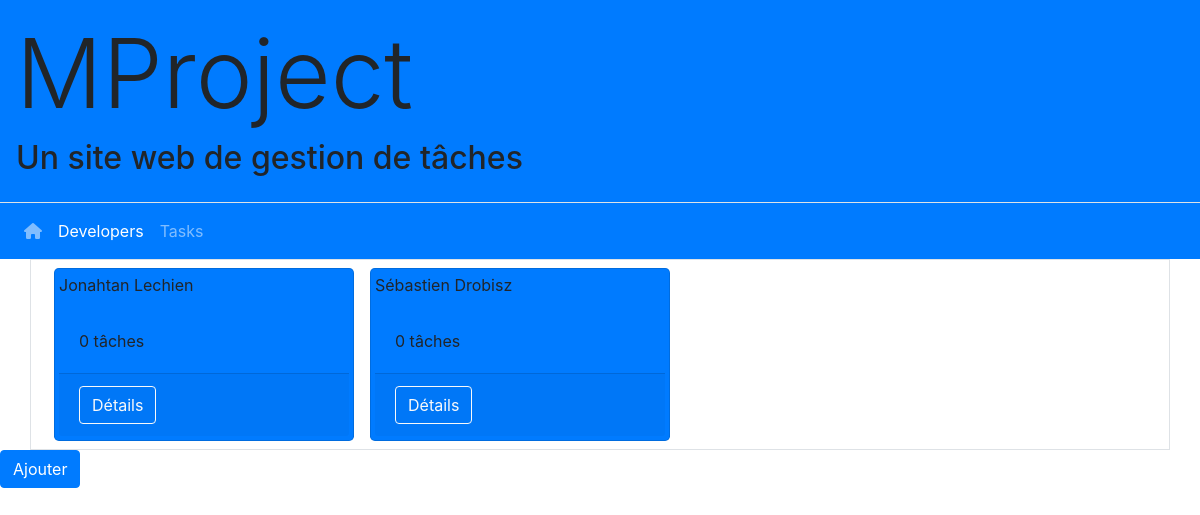
/developer/, run on an earlier commit of the app's database.
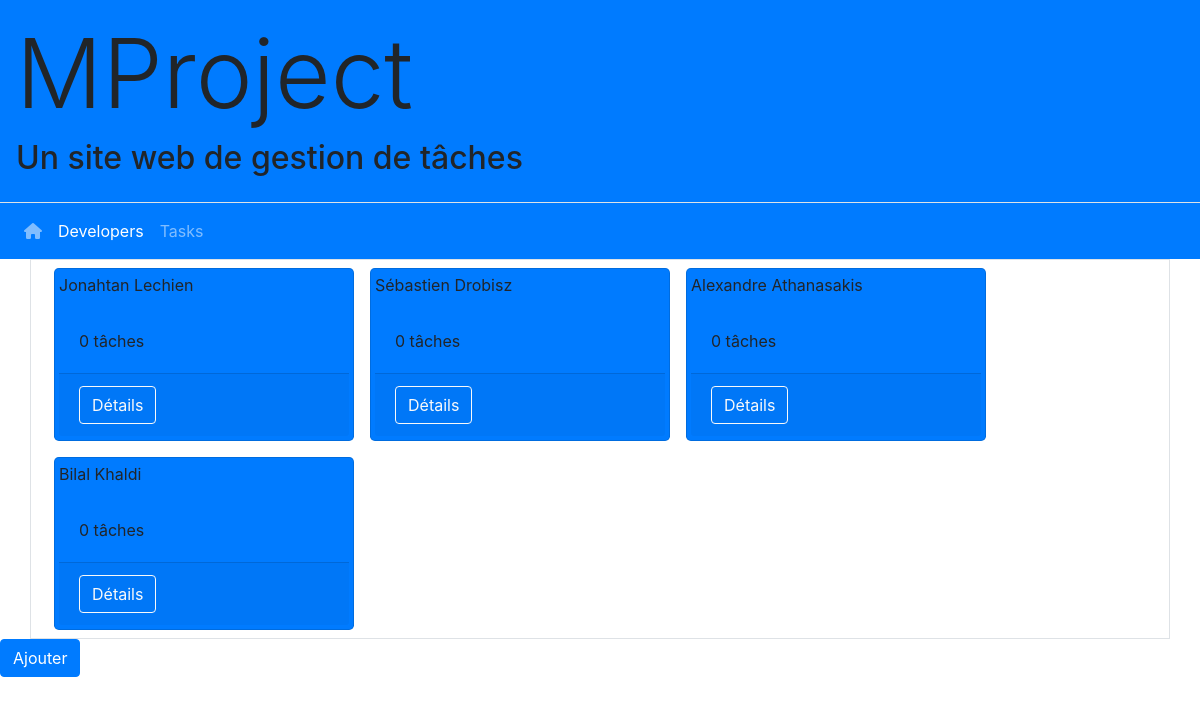
And on a later commit of the database.
### developer/models.py (models this page shows, shortened)
class Developer(models.Model):
    first_name = models.CharField("first name", max_length=200)
    last_name = models.CharField(max_length=200)
    user_name = models.CharField(max_length=50)

### developer/views.py (the view)
# urls.py: path('', IndexView.as_view(), name='index'),
class IndexView(ListView):
    model = Developer
    template_name = "developer/index.html"
    context_object_name = 'developers'
    def get_context_data(self, **kwargs):
        context = super(IndexView, self).get_context_data(**kwargs)
        context['form'] = DeveloperForm
        return context

### developer/templates/developer/index.html (shortened to what this page needs)
{% extends "_base.html" %}
{% block content %}
{% if developers %}
<div class="container-sm l-3 d-flex flex-wrap border">
    {% for dev in developers %}
    <div class="card bg-primary m-2 p-1 rounded-lg" style="width:300px">
        <div class="card-title">
            {{ dev.first_name }} {{ dev.last_name }}
        </div>
        <div class="card-body">
            {{ dev.tasks.all|length }}
            tâche{{developer.tasks.all|length|pluralize}}
        </div>
        <div class="card-footer">
            <a href="{% url 'developer:detail' dev.id %}" class="btn btn-outline-light">Détails</a>
        </div>
    </div>
    {% endfor %}
</div>
{% else %}
<div class="container m-4">
    <alert class="alert alert-warning">Il n'y a aucun dévelopeur enregistré</alert>
</div>
{% endif %}
{% include 'developer/_create_dev_modal.html' %}
{% endblock content %}

### developer/templates/_base.html (shortened to what this page needs)
<!DOCTYPE html>
<html lang="fr">
<head>
    <link rel="stylesheet" href="https://maxcdn.bootstrapcdn.com/bootstrap/4.5.2/css/bootstrap.min.css">
    <link rel="stylesheet" href="https://cdnjs.cloudflare.com/ajax/libs/fontawesome/4.7.0/css/font-awesome.min.css">
</head>
<body>
    <div class="p-3 bg-primary">
        <h1 class="display-1">MProject</h1>
        <h2>Un site web de gestion de tâches</h2>
    </div>
    <nav class="navbar navbar-expand-sm bg-primary navbar-dark border-top borderwhite">
        <ul class="navbar-nav">
            <li id="nav-home" class="nav-item">
                <a class="nav-link" href="#"><i class="fa fa-home"></i></a>
            </li>
            <li id="nav-dev" class="nav-item active">
                <a class="nav-link" href="{% url 'developer:index' %}">Developers</a>
            </li>
            <li id="nav-task" class="nav-item">
                <a class="nav-link" href="#">Tasks</a>
            </li>
        </ul>
    </nav>
    {% block content %}
    {% endblock content %}
</body>
</html>

### developer/templates/developer/_create_dev_modal.html (shortened to what this page needs)
{% load crispy_forms_tags %}
<button type="button" class="btn btn-primary" data-toggle="modal" data-target="#add-dev-modal">Ajouter</button>

What changed in the data, as far as the page shows it:
added Developer: first_name "Alexandre", last_name "Athanasakis", tasks.all|length "0"
added Developer: first_name "Bilal", last_name "Khaldi", tasks.all|length "0"
